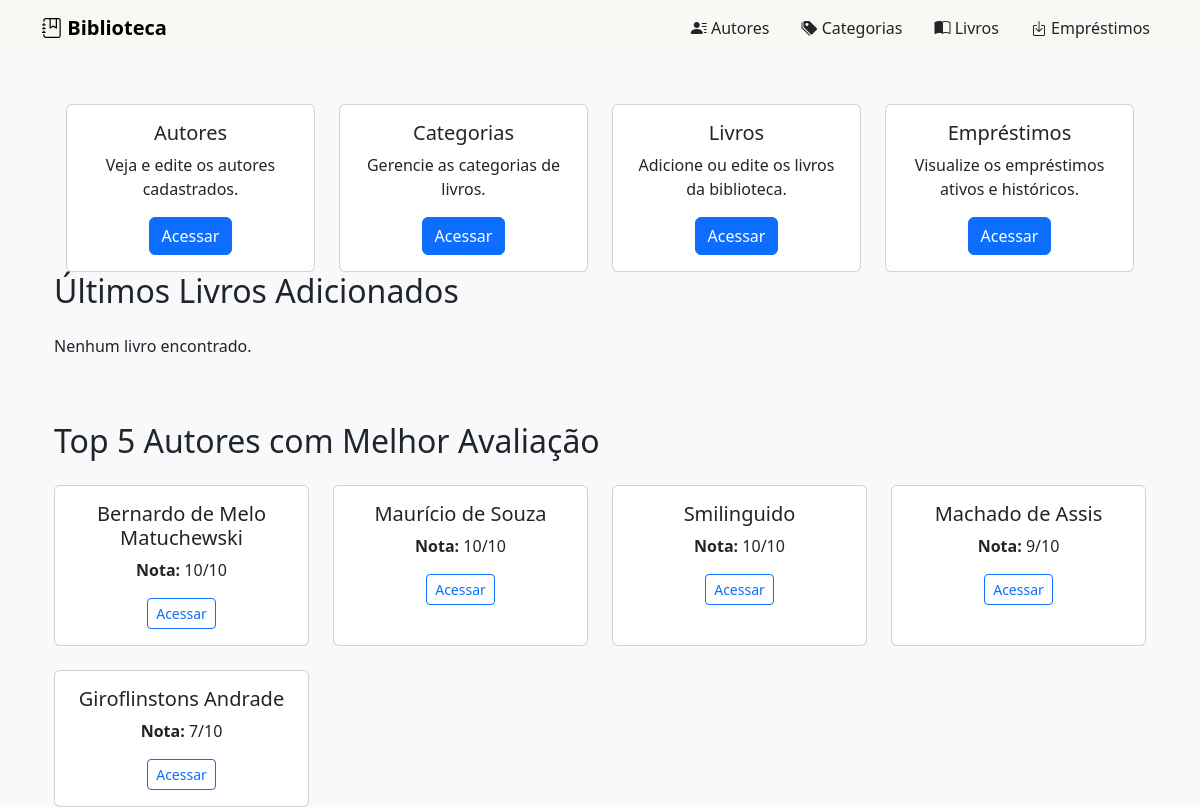
Before: / with the older database file.
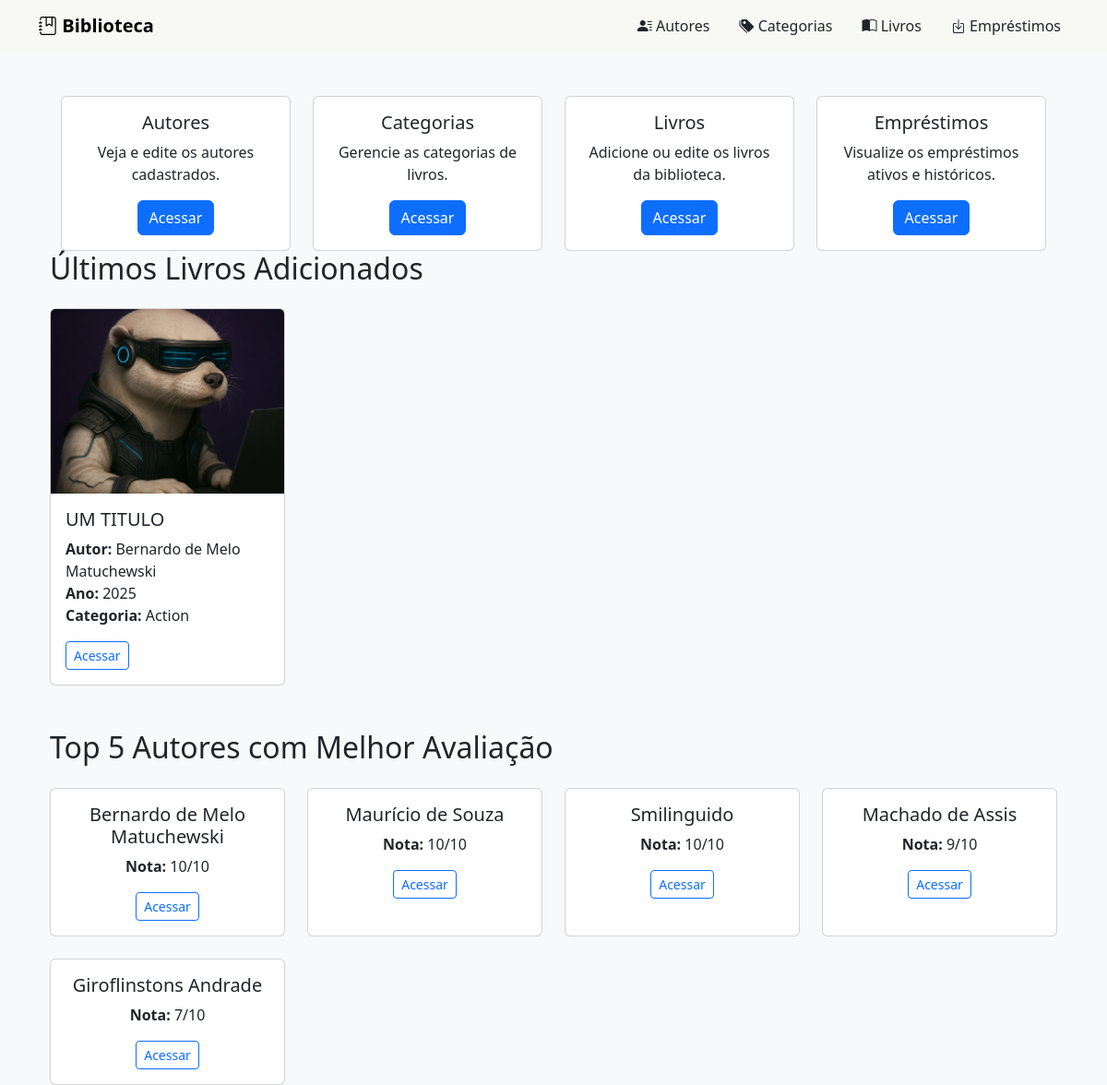
After: the same page with the newer database file.
### core/models.py (models this page shows, shortened)
class Author(models.Model):
    fullname = models.CharField(max_length=100)
    birthdate = models.DateField(auto_now_add=False)
    rating = models.IntegerField(null=False, blank=False)
    description = models.TextField(null=False, blank=False)
    def __str__(self):
        return self.fullname
    class Meta:
        verbose_name = "Autor"
        verbose_name_plural = "Autores"
        ordering = ['fullname']

class Book(models.Model):
    title = models.CharField(max_length=200)
    author = models.ForeignKey(Author, on_delete=models.CASCADE)
    year_published = models.IntegerField(null=True, blank=True)
    category = models.ForeignKey(Category, on_delete=models.SET_NULL, null=True, blank=True)
    publisher = models.ForeignKey('Publisher', on_delete=models.SET_NULL, null=True, blank=True)
    description = models.TextField(blank=True, null=True)
    cover = models.ImageField(upload_to='book_covers/', null=True, blank=True)
    class Meta:
        verbose_name = "Livro"
        verbose_name_plural = "Categorias"

class Category(models.Model):
    name = models.CharField(max_length=100, null=True, blank=True)
    class Meta:
        verbose_name = "Categoria"
        verbose_name_plural = "Categorias"
    def __str__(self):
        return self.name

### core/views.py (the view)
# urls.py: path('', HomePageView.as_view(), name='home'),
class HomePageView(TemplateView):
    template_name = 'home.html'
    def get_context_data(self, **kwargs):
        context = super().get_context_data(**kwargs)
        context['latest_books'] = Book.objects.all().order_by('-id')[:12]
        context['top_authors'] = Author.objects.all().order_by('-rating')[:5]
        return context

### core/templates/home.html (shortened to what this page needs)
{% extends 'base.html' %} {% block content %} {% load static %}
<!DOCTYPE html>
<html lang="pt-br">
  <head>
    <link
      href="https://cdn.jsdelivr.net/npm/bootstrap@5.3.3/dist/css/bootstrap.min.css"
      rel="stylesheet"
    />
  </head>
  <body>
    <div class="container mt-5">
      <div class="container section-links">
        <div class="row g-4">
          <div class="col-md-3">
            <div class="card text-center">
              <div class="card-body">
                <h5 class="card-title">Autores</h5>
                <p class="card-text">Veja e edite os autores cadastrados.</p>
                <a href="{% url 'author-list' %}" class="btn btn-primary"
                  >Acessar</a
                >
              </div>
            </div>
          </div>
          <div class="col-md-3">
            <div class="card text-center">
              <div class="card-body">
                <h5 class="card-title">Categorias</h5>
                <p class="card-text">Gerencie as categorias de livros.</p>
                <a href="{% url 'category-list' %}" class="btn btn-primary"
                  >Acessar</a
                >
              </div>
            </div>
          </div>
          <div class="col-md-3">
            <div class="card text-center">
              <div class="card-body">
                <h5 class="card-title">Livros</h5>
                <p class="card-text">
                  Adicione ou edite os livros da biblioteca.
                </p>
                <a href="{% url 'book-list' %}" class="btn btn-primary"
                  >Acessar</a
                >
              </div>
            </div>
          </div>
          <div class="col-md-3">
            <div class="card text-center">
              <div class="card-body">
                <h5 class="card-title">Empréstimos</h5>
                <p class="card-text">
                  Visualize os empréstimos ativos e históricos.
                </p>
                <a href="{% url 'loan-list' %}" class="btn btn-primary"
                  >Acessar</a
                >
              </div>
            </div>
          </div>
        </div>
      </div>
      <h2 class="mb-4">Últimos Livros Adicionados</h2>
      <div class="row row-cols-1 row-cols-sm-2 row-cols-md-3 row-cols-lg-4 g-4">
        {% for book in latest_books %}
        <div class="col">
          <div class="card h-100">
            {% if book.cover %}
            <img
              src="{{ book.cover.url }}"
              class="card-img-top"
              style="height: 200px; object-fit: cover"
              alt="{{ book.title }}"
            />
            {% endif %}
            <div class="card-body">
              <h5 class="card-title">{{ book.title|upper }}</h5>
              <p class="card-text">
                <strong>Autor:</strong> {{ book.author }}<br />
                <strong>Ano:</strong> {{ book.year_published }}<br />
                <strong>Categoria:</strong> {{ book.category }}
              </p>
              <a
                href="{% url 'book-detail' book.pk %}"
                class="btn btn-sm btn-outline-primary"
                >Acessar</a
              >
            </div>
          </div>
        </div>
        {% empty %}
        <p>Nenhum livro encontrado.</p>
        {% endfor %}
      </div>
    </div>
    <div class="container mt-5">
      <h2 class="mb-4">Top 5 Autores com Melhor Avaliação</h2>
      <div class="row row-cols-1 row-cols-sm-2 row-cols-md-3 row-cols-lg-4 g-4">
        {% for author in top_authors %}
        <div class="col">
          <div class="card h-100 text-center">
            <div class="card-body">
              <h5 class="card-title">{{ author.fullname }}</h5>
              <p class="card-text">
                <strong>Nota:</strong> {{ author.rating }}/10<br />
              </p>
              <a
                href="{% url 'author-detail' author.pk %}"
                class="btn btn-sm btn-outline-primary"
                >Acessar</a
              >
            </div>
          </div>
        </div>
        {% empty %}
        <p>Nenhum autor encontrado.</p>
        {% endfor %}
      </div>
    </div>
  </body>
</html>
{%endblock%}

### core/templates/base.html (shortened to what this page needs)
<!DOCTYPE html>
<html lang="pt-br">
  <head>
    <link
      href="https://cdn.jsdelivr.net/npm/bootstrap@5.3.3/dist/css/bootstrap.min.css"
      rel="stylesheet"
    />
    <link rel="stylesheet" href="https://cdn.jsdelivr.net/npm/bootstrap-icons@1.10.5/font/bootstrap-icons.css">
  </head>
  <body>
    {% include 'partials/navbar.html' %}
    <div class="container mt-4">{% block content %}{% endblock %}</div>
  </body>
</html>

### core/templates/partials/navbar.html (shortened to what this page needs)
<nav class="navbar navbar-expand-lg" style="background-color: #f8f9f4;">
  <div class="container">
    <a class="navbar-brand fw-bold" href="{% url 'home' %}">
      <i class="bi bi-journal-bookmark"></i> Biblioteca
    </a>
    <div class="collapse navbar-collapse" id="navbarNav">
      <ul class="navbar-nav ms-auto gap-3">
        <li class="nav-item">
          <a class="nav-link text-dark" href="{% url 'author-list' %}">
            <i class="bi bi-person-lines-fill"></i> Autores
          </a>
        </li>
        <li class="nav-item">
          <a class="nav-link text-dark" href="{% url 'category-list' %}">
            <i class="bi bi-tags-fill"></i> Categorias
          </a>
        </li>
        <li class="nav-item">
          <a class="nav-link text-dark" href="{% url 'book-list' %}">
            <i class="bi bi-book-half"></i> Livros
          </a>
        </li>
        <li class="nav-item">
          <a class="nav-link text-dark" href="{% url 'loan-list' %}">
            <i class="bi bi-box-arrow-in-down"></i> Empréstimos
          </a>
        </li>
      </ul>
    </div>
  </div>
</nav>

### core/templates/home.html (style rules this page uses)
body { background-color: #f8f9fa; }
.section-links { margin-top: 40px; }
.card { transition: transform 0.2s ease; }

Changed rows visible on the page:
added Book: cover (picture), title "UM TITULO", author "Bernardo de Melo Matuchewski", year_published "2025", category "Action"
Other visible differences:
text no longer shown: "Nenhum livro encontrado."
